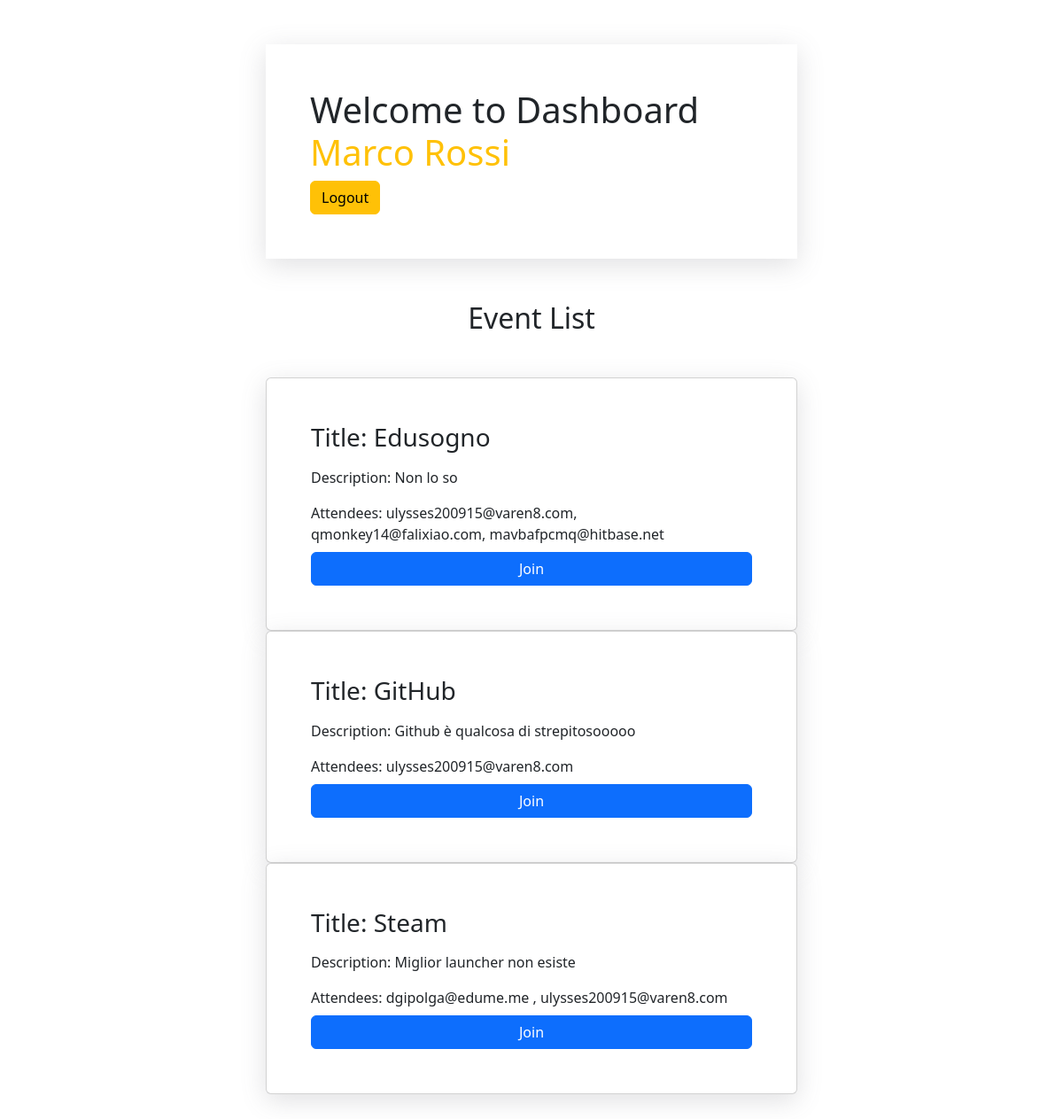
/index.php (signed in), run on the app's committed database.
### tables this page shows
CREATE TABLE `events` (
  `id` int(11) NOT NULL,
  `title` varchar(128) NOT NULL,
  `attendees` text NOT NULL,
  `description` text NOT NULL
);

### index.php (the view, shortened to what this page needs)
<?php
$userName = $_SESSION["user"];
?>
<!DOCTYPE html>
<html lang="en">
<head>
    <link href="https://cdn.jsdelivr.net/npm/bootstrap@5.3.2/dist/css/bootstrap.min.css" rel="stylesheet">
    <link rel="stylesheet" href="style.css">
</head>
<body>
    <div class="container">
        <h1>Welcome to Dashboard <?php echo "<div class='text-warning'>$userName</div>"; ?></h1>
        <a href="logout.php" class="btn btn-warning">Logout</a>
    </div>
    <div class="my-5">
        <h2 class="text-center mb-5">Event List</h2>
        <div class="container-lg d-flex flex-row flex-wrap justify-content-center">
            <?php
            include("db.php");
            $email = $_SESSION["email"];
            $sql = "SELECT * FROM events WHERE attendees LIKE '%$email%' ";
            $result = mysqli_query($conn, $sql);
            if ($result->num_rows > 0) {
                while ($row = mysqli_fetch_array($result)) {
                    $eventTitle = $row['title'];
                    $eventDescription = $row['description'];
                    $eventAttendees = $row['attendees'];
            ?>
                    <div class="card container">
                        <h3 class="card_title">
                            Title: <?= $eventTitle; ?>
                        </h3>
                        <span class="my-2">
                            Description: <?= $eventDescription; ?>
                        </span>
                        <span class="my-2">
                            Attendees: <?= $eventAttendees; ?>
                        </span>
                        <button class="btn btn-primary">
                            Join
                        </button>
                    </div>
                <?php
                }
            }
    ?>
</body>
</html>

### style.css (style rules this page uses)
body { padding: 50px; }
.container { max-width: 600px; margin: 0 auto; padding: 50px; box-shadow: rgba(100, 100, 111, 0.2) 0px 7px 29px 0px; }

### data on the page
events: title "Edusogno", description "Non lo so", attendees "ulysses200915@varen8.com, qmonkey14@falixiao.com, mavbafpcmq@hitbase.net"
events: title "GitHub", description "Github è qualcosa di strepitosooooo", attendees "ulysses200915@varen8.com"
events: title "Steam", description "Miglior launcher non esiste", attendees "dgipolga@edume.me , ulysses200915@varen8.com"

### other printed values
$userName "Marco Rossi"
